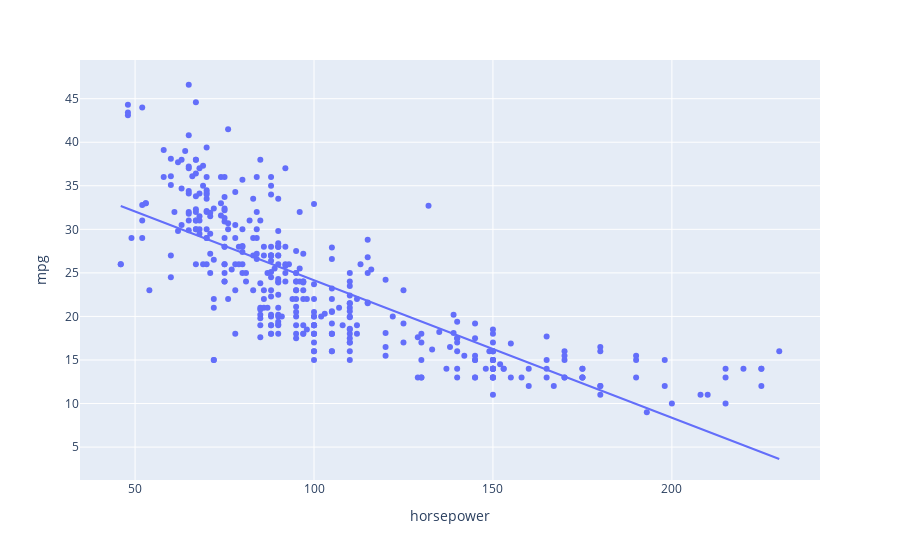

Notebook source saved alongside this figure:
### Code cell
## Plot the regression line using plotly
## trendline arguement passed into plotly for ease of use. If you hover over the trendline you will see it is the same estimates as calculated above

fig = px.scatter(auto, x="horsepower", y="mpg", trendline='ols')

fig.show()

### Figure 1 — Plotly figure (JSON) as saved in the notebook; plotly's stock layout.template omitted (floating-point values rounded to 4 significant figures; data arrays with more than 128 entries replaced by an {"elided": "..."} marker saying what was removed)
{"data": [{"hovertemplate": "horsepower=%{x}<br>mpg=%{y}<extra></extra>", "legendgroup": "", "marker": {"color": "#636efa", "symbol": "circle"}, "mode": "markers", "name": "", "orientation": "v", "showlegend": false, "type": "scatter", "x": {"elided": "392 int values"}, "xaxis": "x", "y": {"elided": "392 float values"}, "yaxis": "y"}, {"hovertemplate": "<b>OLS trendline</b><br>mpg = -0.157845 * horsepower + 39.9359<br>R<sup>2</sup>=0.605948<br><br>horsepower=%{x}<br>mpg=%{y} <b>(trend)</b><extra></extra>", "legendgroup": "", "marker": {"color": "#636efa", "symbol": "circle"}, "mode": "lines", "name": "", "showlegend": false, "type": "scatter", "x": {"elided": "392 int values"}, "xaxis": "x", "y": {"elided": "392 float values"}, "yaxis": "y"}], "layout": {"legend": {"tracegroupgap": 0}, "margin": {"t": 60}, "xaxis": {"anchor": "y", "domain": [0, 1], "title": {"text": "horsepower"}}, "yaxis": {"anchor": "x", "domain": [0, 1], "title": {"text": "mpg"}}}}
